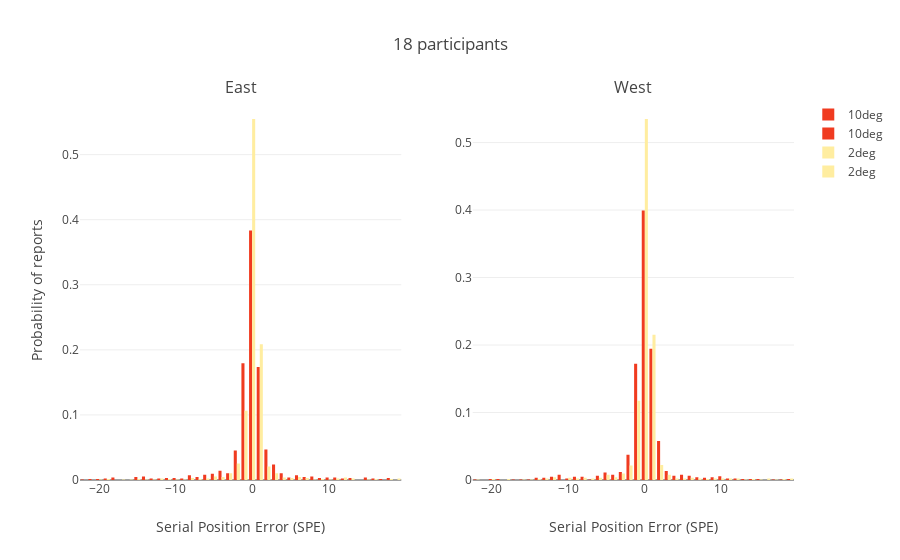

The notebook cell this image was saved under:
### Code cell
from plotly import tools

trace = [[]]*2
ecc_length = len(data['cueEccentricity1'].unique())

for i,cuePos in enumerate(data['cueSpatialPos1'].unique()):
    cuePosdata = data[data['cueSpatialPos1']==cuePos]
    temp1 = []
    for j,ecc in enumerate(cuePosdata['cueEccentricity1'].unique().sort()):
        ecc_data = cuePosdata[cuePosdata['cueEccentricity1']==ecc]
        temp1.append(go.Histogram(x = ecc_data['responsePosRelative0'].to_numpy(), 
                                  histnorm='probability',name = str(ecc) + 'deg', opacity = 1, marker = dict(color = colors[j])))
    trace[i] = temp1

if data['cueSpatialPos1'].unique()[0] == [-1.0,0.0]:
    titles = ('West','East')
else:
    titles = ('East','West')
    
fig = tools.make_subplots(rows=1, cols=2, subplot_titles = titles)
fig['layout'].update(barmode='group', title = str(int(len(data)/280))+' participants')
#fig['layout']['xaxis3'].update(title='position of reported item relative to the true item', range = [-2,2])
#fig['layout']['xaxis4'].update(title='position of reported item relative to the true item', range = [-2,2])
fig['layout']['xaxis1'].update(title='Serial Position Error (SPE)')
fig['layout']['xaxis2'].update(title='Serial Position Error (SPE)')
fig['layout']['yaxis1'].update(title='Probability of reports')
#fig['layout']['yaxis3'].update(title='Frequency')
for i in range(ecc_length):
    fig.add_trace(trace[0][ecc_length-1-i], 1, 1)
    fig.add_trace(trace[1][ecc_length-1-i], 1, 2)
    #fig.append_trace(trace[2][i], 2, 1)
    #fig.append_trace(trace[3][i], 2, 2)
iplot(fig, filename='SPE_distributions_East_West')

### Figure 1 — Plotly figure (JSON) as saved in the notebook; plotly's stock layout.template omitted (floating-point values rounded to 4 significant figures; data arrays with more than 128 entries replaced by an {"elided": "..."} marker saying what was removed)
{"data": [{"histnorm": "probability", "marker": {"color": "rgb(240,59,32)"}, "name": "10deg", "opacity": 1, "type": "histogram", "uid": "5f3a3e13-cde9-4e15-9622-a13170f3d8b0", "x": {"elided": "1260 int values"}, "xaxis": "x", "yaxis": "y"}, {"histnorm": "probability", "marker": {"color": "rgb(240,59,32)"}, "name": "10deg", "opacity": 1, "type": "histogram", "uid": "c105f514-1c90-4ca4-84ef-62d8ae68da9e", "x": {"elided": "1260 int values"}, "xaxis": "x2", "yaxis": "y2"}, {"histnorm": "probability", "marker": {"color": "rgb(255,237,160)"}, "name": "2deg", "opacity": 1, "type": "histogram", "uid": "4e23712f-6463-41fe-a01e-6ab0e1fd9c17", "x": {"elided": "1260 int values"}, "xaxis": "x", "yaxis": "y"}, {"histnorm": "probability", "marker": {"color": "rgb(255,237,160)"}, "name": "2deg", "opacity": 1, "type": "histogram", "uid": "aa887284-1316-4b75-af4a-b7082f3560a8", "x": {"elided": "1260 int values"}, "xaxis": "x2", "yaxis": "y2"}], "layout": {"annotations": [{"font": {"size": 16}, "showarrow": false, "text": "East", "x": 0.225, "xanchor": "center", "xref": "paper", "y": 1, "yanchor": "bottom", "yref": "paper"}, {"font": {"size": 16}, "showarrow": false, "text": "West", "x": 0.775, "xanchor": "center", "xref": "paper", "y": 1, "yanchor": "bottom", "yref": "paper"}], "barmode": "group", "title": {"text": "18 participants"}, "xaxis": {"anchor": "y", "domain": [0, 0.45], "title": {"text": "Serial Position Error (SPE)"}}, "xaxis2": {"anchor": "y2", "domain": [0.55, 1], "title": {"text": "Serial Position Error (SPE)"}}, "yaxis": {"anchor": "x", "domain": [0, 1], "title": {"text": "Probability of reports"}}, "yaxis2": {"anchor": "x2", "domain": [0, 1]}}}
